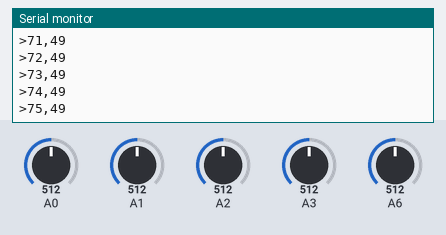
This sketch was run on a simulated Arduino Nano, built with avr-gcc and run on an emulated ATmega328P. Shown: the last lines printed to the serial monitor. Inputs (shaded band) come from the test bench; at power-on: A0 = 512, A1 = 512, A2 = 512, A3 = 512, A6 = 512. No radio packets arrive unless stated.

Above: at 1.5 s.
1.6 s: A0 set to 716
3.1 s: A1 set to 716
At 4.4 s:
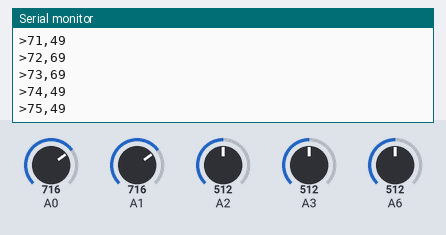
4.6 s: A2 set to 716
At 5.4 s:
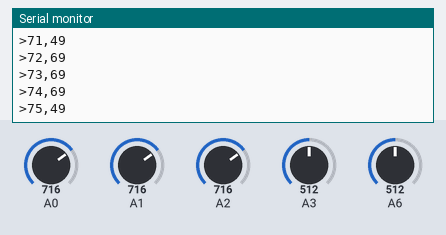
6.1 s: A3 set to 716
At 7.4 s:
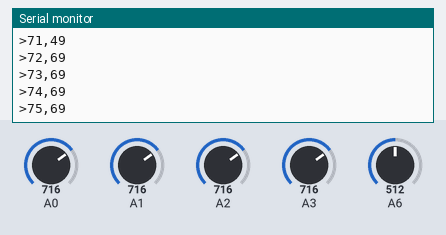
7.6 s: A6 set to 716
9.1 s: A0 set to 992
Timing chart, 0 to 11.6 s (numbered marks = the images above; inputs shaded):
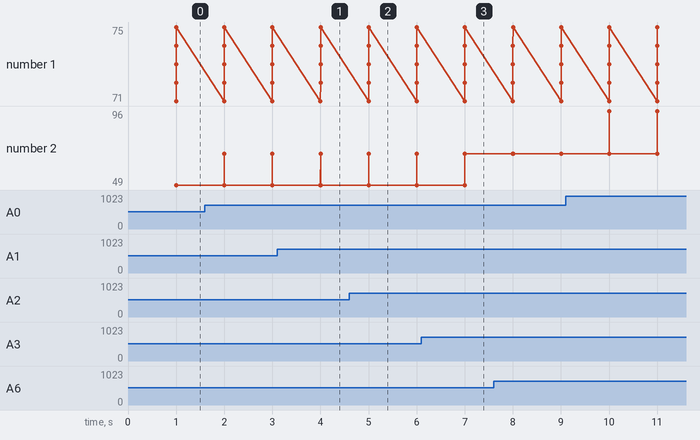

Measured:
- after the input at 3.1 s, the serial monitor: prints a new line after 0.90 s (image 1)
- after the input at 4.6 s, the serial monitor: prints a new line after 0.40 s (image 2)
- after the input at 6.1 s, the serial monitor: prints a new line after 0.90 s (image 3)

The sketch:

ha-node07.ino
```cpp
#include <SPI.h>
#include <RH_NRF24.h>
#include <Timer.h>

RH_NRF24 nrf24(9, 10);
Timer timer; // timer function for the Timer.h library

int a, b, c, d, e;
char msg[28];

void setup(void) {
  Serial.begin(115200);

  nrf24.init();
  nrf24.setChannel(10);
  nrf24.setRF(RH_NRF24::DataRate2Mbps, RH_NRF24::TransmitPower0dBm);

  timer.every(350, getall);
  timer.every(1000, rfsend);
}

void loop(void) {
  timer.update();
}

void getall() {
  a = map(analogRead(A6), 0, 1023, 0, 99);
  b = map(analogRead(A0), 0, 1023, 0, 99);
  c = map(analogRead(A1), 0, 1023, 0, 99);
  d = map(analogRead(A2), 0, 1023, 0, 99);
  e = map(analogRead(A3), 0, 1023, 0, 99);
}

void rfsend() {
  sprintf(msg, ">71,%d", a);
  if (nrf24.send(msg, sizeof(msg)))Serial.println(msg);
  sprintf(msg, ">72,%d", b);
  if (nrf24.send(msg, sizeof(msg)))Serial.println(msg);
  sprintf(msg, ">73,%d", c);
  if (nrf24.send(msg, sizeof(msg)))Serial.println(msg);
  sprintf(msg, ">74,%d", d);
  if (nrf24.send(msg, sizeof(msg)))Serial.println(msg);
  sprintf(msg, ">75,%d", e);
  if (nrf24.send(msg, sizeof(msg)))Serial.println(msg);
}
```
